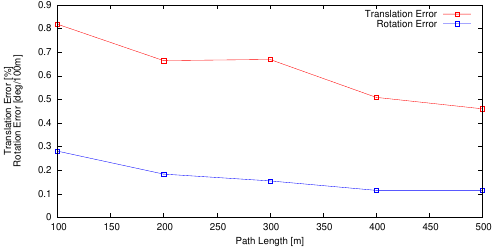

Source code (gnuplot):
set term postscript eps enhanced color
set output "03_trl.eps"
set size ratio 0.5
set yrange [0:*]
set xlabel "Path Length [m]"
set ylabel "Translation Error [%]\nRotation Error [deg/100m]"
plot "03_tl.txt" using 1:($2*100) title 'Translation Error' lc rgb "#FF0000" pt 4 w linespoints,"03_rl.txt" using 1:($2*57.3*100) title 'Rotation Error' lc rgb "#0000FF" pt 4 w linespoints
